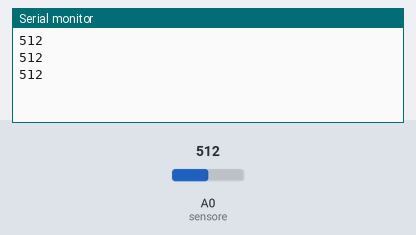
A sketch run on a simulated Arduino Uno, built with avr-gcc and run on an emulated ATmega328P. Shown: the last lines printed to the serial monitor. The inputs (shaded band) are chosen by the test bench; at power-on: A0 (sensore) = 512.

Above: at 1.3 s.
1.4 s: A0 (sensore) set to 716
At 1.9 s:
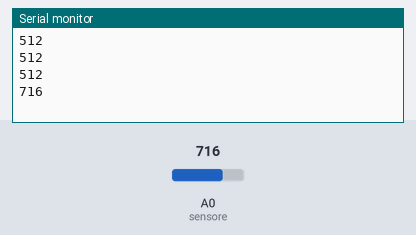
2.9 s: A0 (sensore) set to 900
At 3.4 s:
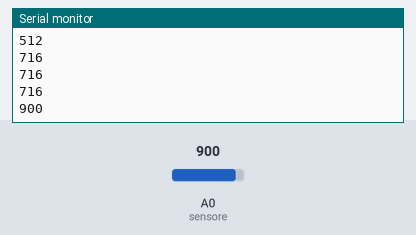
Timing chart, 0 to 5.9 s (numbered marks = the images above; inputs shaded):
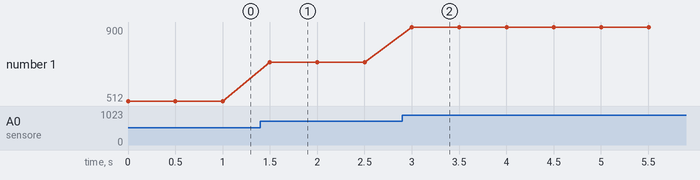

Measured:
- after the input at 1.4 s, the serial monitor: prints a new line after 0.10 s (image 1)
- after the input at 2.9 s, the serial monitor: prints a new line after 0.10 s (image 2)
- plotted number 1: 512 → 716 after the input at 1.4 s, 716 → 900 after the input at 2.9 s

The sketch:

sketch_mar23a.ino
```cpp
const int sensore=14;

void setup() {
  Serial.begin(9600);

}

void loop() {
  int Pote=analogRead(sensore);
  Serial.println(Pote);
  delay(500);

}
```
